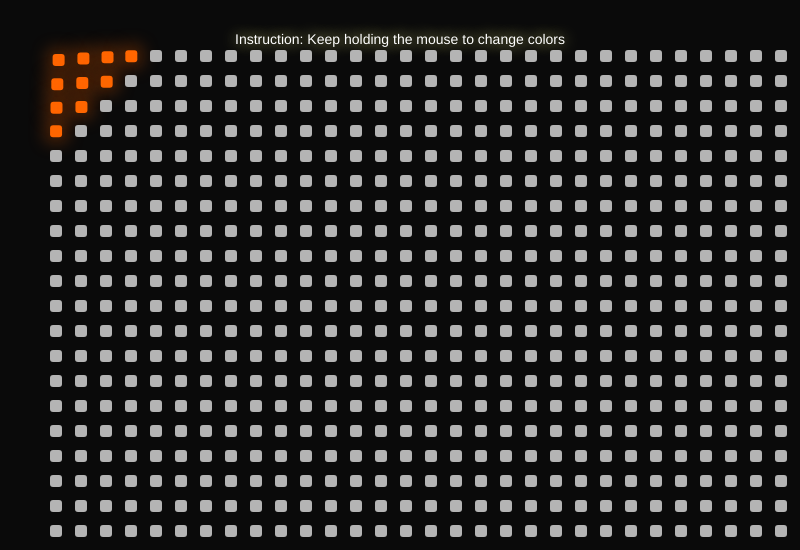
Frame 1 (no input)
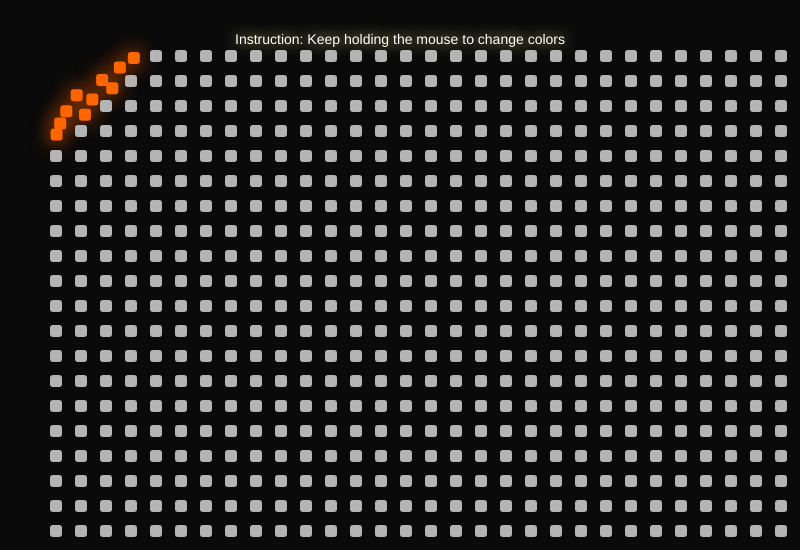
Frame 60 (no input)
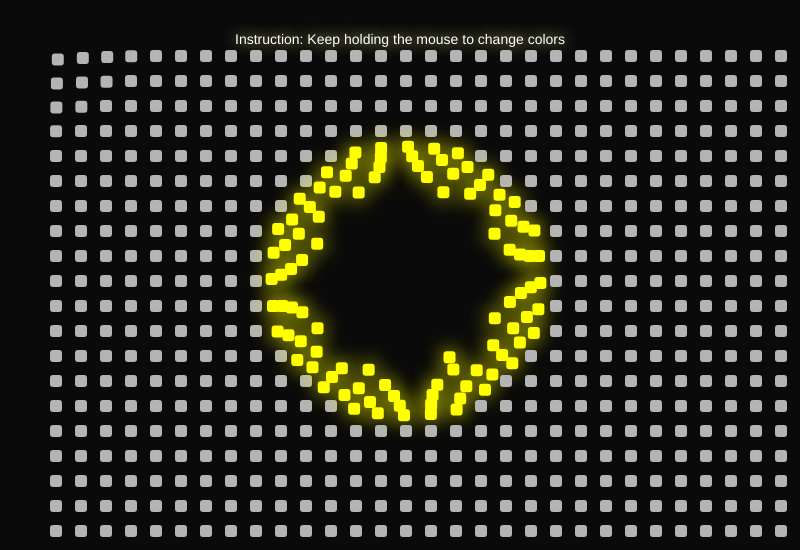
Frame 120 (the mouse pressed at the canvas centre since frame 60)

The p5.js sketch that drew these frames (run headless with seeded random() and noise() and a simulated clock; from frame 60 on, the mouse is pressed at the canvas centre):

// p5.js sketch
// ── sketch.js
let dots = [50];
let neonColors = [];
let currentColor;

function setup() {
  createCanvas(800, 550);
  textFont();
  textAlign(CENTER,CENTER);

  // Neon palette for different colors effect.
  neonColors = [
    color(57, 255, 20),    // green
    color(255, 20, 147),   // pink
    color(0, 255, 255),    // cyan
    color(255, 255, 0),    // yellow
    color(180, 0, 255),    // purple
    color(255, 102, 0),    // orange
    color(0, 191, 255)     // blue
  ];

  // starting neon colors
  currentColor = random(neonColors);

  for (let x = 50; x < width; x += 25) {
    for (let y = 50; y < height; y += 25) {
      dots.push({
        x: x,
        y: y,
        ox: x,
        oy: y,
        active: false});
    }}
}

function draw() {
  background(10);
  // Instruction text for a clear understanding
  drawingContext.shadowBlur = 15;
  drawingContext.shadowColor = "#FFF491";
  fill(255);
  textSize(14);
  text(
    "Instruction: Keep holding the mouse to change colors", width / 2,40);
  
  // if mouse is pressed 
  if (mouseIsPressed) {
    currentColor = random(neonColors);
  }
  for (let d of dots) {
    let distance = dist(mouseX, mouseY, d.x, d.y);
    if (distance < 140) {
      let angle = atan2(d.y - mouseY, d.x - mouseX);

      // swirl motion
      angle += 0.2;
      let force = map(distance, 0, 140, 10, 0);
      d.x += cos(angle) * force;
      d.y += sin(angle) * force;
      d.active = true; 
    } 
    else
    {d.active = false;
    }

    // return home
    d.x = lerp(d.x, d.ox, 0.04);
    d.y = lerp(d.y, d.oy, 0.04);

    // color changes only when touched, keep holding and you will have multiple colors
    let c = d.active ? currentColor : color(180);

    // for the neon colors to glow.
    drawingContext.shadowBlur = d.active ? 20 : 0;
    drawingContext.shadowColor = c;

    fill(c);
    noStroke();
    rect(d.x, d.y, 12, 12, 3);
  }
}
